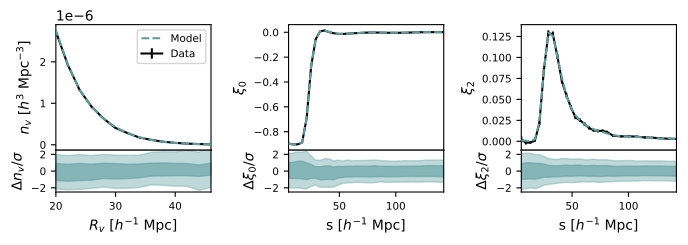

This chart was generated by the following Python code:
import numpy as np
import matplotlib.pyplot as plt

fs = 10  # fontsize

def plot_model(ax, x, data, pred, std, c='cadetblue',
               xlabel=None, ylabel=None):
    ax[0].errorbar(x[0], data[0], std[0], c='k',
                   zorder=0, label='Data')
    ax[0].plot(x[0], pred[0], ls='--', c=c,
               zorder=10, label='Model')

    residuals = (data - pred) / std

    # calculate residual percentiles
    one_sigma = np.percentile(residuals, [16, 84], axis=0)
    two_sigma = np.percentile(residuals, [2.5, 97.5], axis=0)
    ax[1].fill_between(x[0], *two_sigma, color=c, alpha=0.4);
    ax[1].fill_between(x[0], *one_sigma, color=c, alpha=0.6);

    xlim = x[0].min(), x[0].max()
    ax[0].set_xlim(*xlim)
    ax[1].set_xlim(*xlim)
    ax[1].set_ylim(-2.5, 2.5)
    ax[0].set_xticks([])
    ax[1].set_yticks([-2,0,2])
    ax[0].tick_params(axis='both', which='major', labelsize=fs * 3/4)
    ax[1].tick_params(axis='both', which='major', labelsize=fs * 3/4)

    if ylabel is not None:
        ax[0].set_ylabel(rf'{ylabel}', fontsize=fs)
        ax[1].set_ylabel(rf'$\Delta {ylabel.split("$")[1]} / \sigma$',
                         fontsize=fs)
    if xlabel is not None:
        ax[1].set_xlabel(rf'{xlabel} [$h^{{-1}}$ Mpc]', fontsize=fs)

vsf = np.load("vsf.npy")
xi = np.load("vg_ccf.npy")
mid = xi.shape[2] // 2
xi0 = xi[..., :mid]
xi2 = xi[..., mid:]

fig, axes = plt.subplots(2, 3, figsize=(7, 2.6),
                         gridspec_kw={'height_ratios': (3,1)})

# plot statistics
plot_model(axes[:,0], *vsf, 
           xlabel='$R_v$',
           ylabel='$n_v$ [$h^{3}$ Mpc$^{-3}$]')
plot_model(axes[:,1], *xi0,
           xlabel='s',
           ylabel=r'$\xi_0$')
plot_model(axes[:,2], *xi2,
           xlabel='s',
           ylabel=r'$\xi_2$')

axes[0,0].legend(loc='upper right', fontsize=fs * 3/4)

plt.tight_layout()
plt.subplots_adjust(wspace=0.5, hspace=0)
plt.savefig("Figure2.pdf", bbox_inches='tight')
